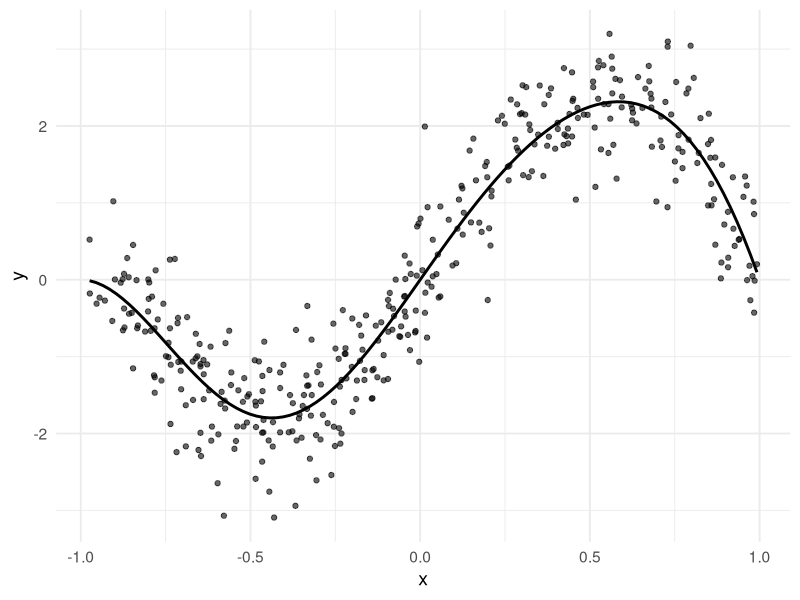
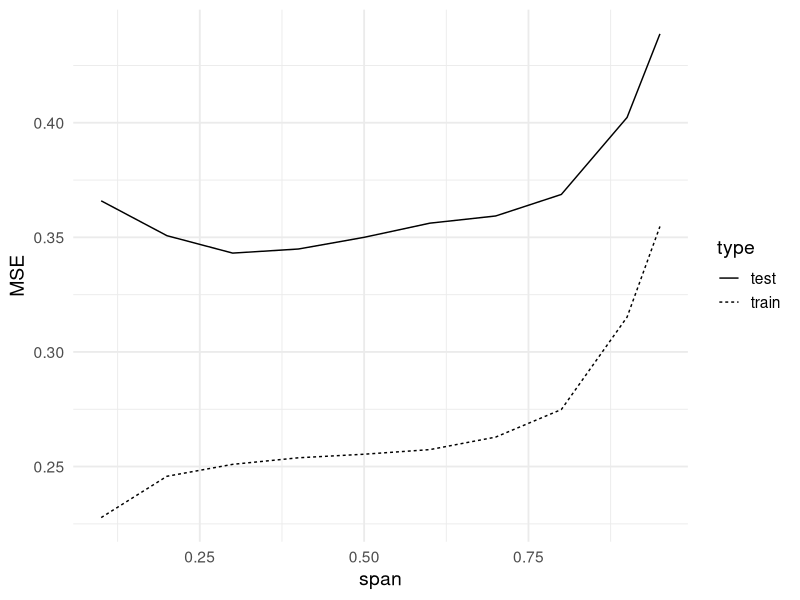
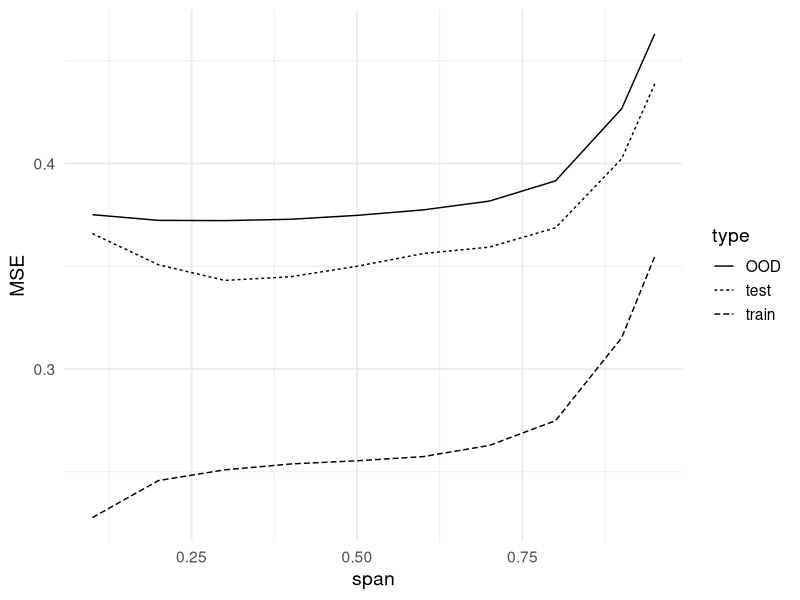
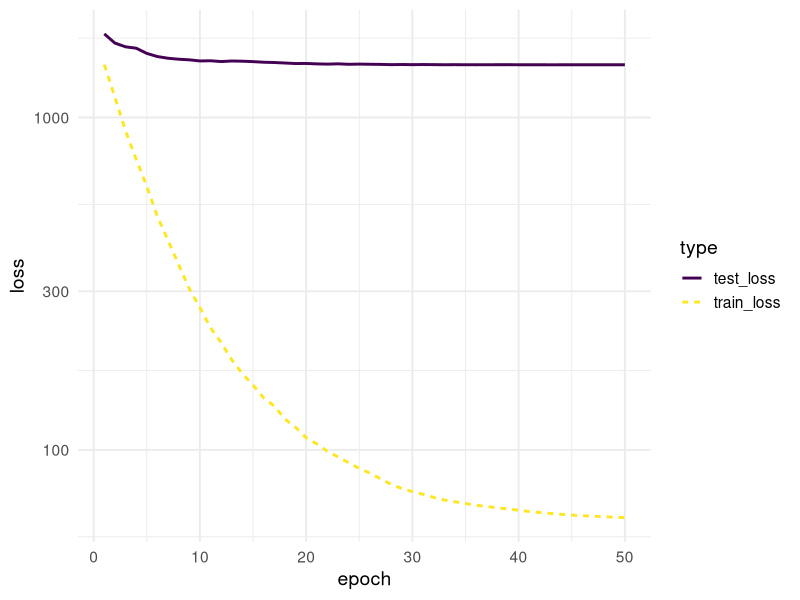
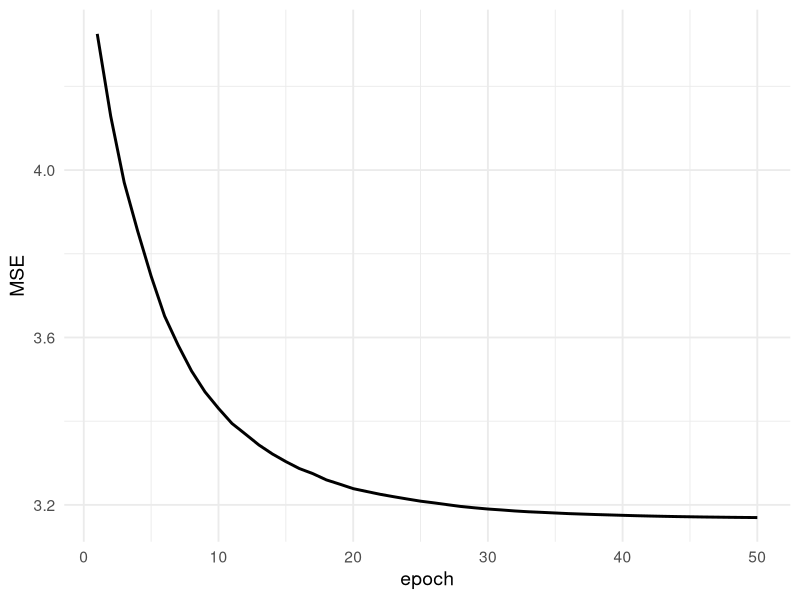
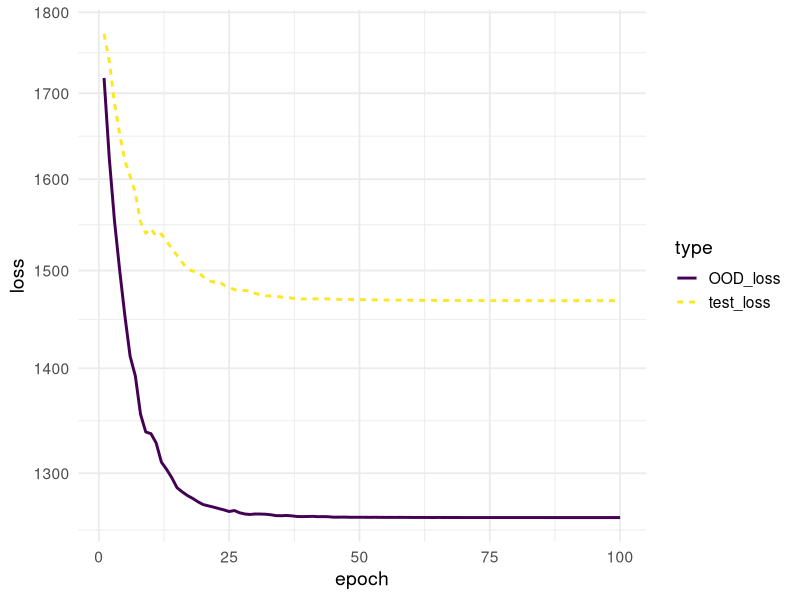

Write the R code that produced these figures, in order.
## ---- chunk 1
knitr::opts_chunk$set(echo = TRUE)
library(tidyverse)
library(broom)
theme_set(theme_minimal(base_size = 14))
## ---- chunk 2
# e.g.
set.seed(1) # remove/change
f <- function(x) 2 * (x^3  + 1) * sin(pi * x)
n <- 400
noise_variance <- 0.5^2
data_full <- data.frame(
  x = runif(n, min = -1, max = 1)
) |>
  mutate(
    true_CEF = f(x),
    y = true_CEF + rnorm(n, sd = sqrt(noise_variance))
  )
ggplot(data_full, aes(x,y)) + 
  geom_point(alpha = .6) +
  stat_function(fun = f, size = 1)
## ---- chunk 3
prop_train <- 8/10
n <- nrow(data_full)
train <- sample(1:n, floor(prop_train*n), replace = FALSE)
test <- setdiff(1:n, train)
data_train <- data_full[train, ]
data_test <- data_full[test, ] |>
  filter(x <= max(data_train$x), x >= min(data_train$x))
c(nrow(data_train), nrow(data_test))
## ---- chunk 4
model1 <- loess(y ~ x, span = .9, data = data_train)
model2 <- loess(y ~ x, span = .7, data = data_train)
model3 <- loess(y ~ x, span = .5, data = data_train)
model4 <- loess(y ~ x, span = .3, data = data_train)
## ---- chunk 5
spans <- c(seq(from = .1, to = .9, by = .1), .95)
models <- map(spans, function(s) 
  loess(y ~ x, span = s, data = data_train)
)
## ---- chunk 6
MSE_train <- c(
  mean(residuals(model1)^2),
  mean(residuals(model2)^2),
  mean(residuals(model3)^2),
  mean(residuals(model4)^2))

MSE_test <- c(
  mean((predict(model1, newdata = data_test) - data_test$y)^2),
  mean((predict(model2, newdata = data_test) - data_test$y)^2),
  mean((predict(model3, newdata = data_test) - data_test$y)^2),
  mean((predict(model4, newdata = data_test) - data_test$y)^2)
)

MSEs <- cbind(MSE_train, MSE_test)
rownames(MSEs) <- c(.9, .7, .5, .3)
MSEs
## ---- chunk 7
all_MSEs <- map_dfr(models, function(m) {
  data.frame(train = mean(residuals(m)^2),
  test = mean((predict(m, newdata = data_test) - data_test$y)^2))
}) |>
  mutate(span = spans)
all_MSEs |>
  pivot_longer(!span, names_to = "type", values_to = "MSE") |>
  ggplot(aes(span, MSE, linetype = type)) + geom_line()
## ---- chunk 8
data_OOD <- data.frame(
    x = runif(n, min = -1, max = 1)
) |>
  mutate(
    true_CEF = f(x) ,#- .6 * sin(pi * x),
    y = true_CEF + rnorm(n, sd = 1.2 * sqrt(noise_variance))
  ) |>
  filter(x <= max(data_train$x), x >= min(data_train$x))
## ---- chunk 9
map_dfr(models, function(m) {
  data.frame(OOD = mean((predict(m, newdata = data_OOD) - data_OOD$y)^2))
}) |> 
  cbind(all_MSEs) |>
  pivot_longer(!span, names_to = "type", values_to = "MSE") |>
  ggplot(aes(span, MSE, linetype = type)) + geom_line()
## ---- chunk 10
set.seed(1) # comment/uncomment/change this
n <- 200
p <- 400
X <- matrix(rnorm(n*p), nrow = n)
beta <- rpois(p, lambda = 1.5)
SGD_starting_beta <- rnorm(p) # generate once
#beta <- sample(c(-1, 0, 0, 1), p, replace = TRUE)
sigma <- 2
y <- X %*% beta + rnorm(n, sd = sigma)
# sparsity level
sum(beta != 0)
## ---- chunk 11
prop_train <- 7/10
n <- nrow(X)
train <- sample(1:n, floor(prop_train*n), replace = FALSE)
test <- setdiff(1:n, train)
X_train <- X[train, ]
X_test <- X[test, ] 
y_train <- y[train]
y_test <- y[test] 
## ---- chunk 12
# Loss function
least_squares_loss <- function(x, y, beta) {
  residuals <- y - x %*% beta
  mean(residuals^2)
}
# Gradient of the loss function
least_squares_gradient <- function(x, y, beta) {
  residuals <- y - x %*% beta
  -2 * t(x) %*% residuals
}
# SGD setup
epochs <- 50 
batch_size <- 20 # for batch SGD
gamma <- 0.9
beta_hat <- SGD_starting_beta # generated once above
#beta_hat <- rnorm(p) # random start
num_batches <- ceiling(nrow(X_train)/batch_size)
steps <- epochs * num_batches
SGD_path <- data.frame(step = 1:steps,
                       epoch = numeric(steps),
                       gamma = numeric(steps),
                       train_loss = numeric(steps),
                       test_loss = numeric(steps),
                       MSE = numeric(steps),
                       beta_hat_norm = numeric(steps),
                       gradient_norm = numeric(steps))
# Main SGD loop
start_time <- Sys.time()
step <- 1
for (epoch in 1:epochs) {
  # Pass over sample in a random order each time
  shuffled_indices <- sample(1:nrow(X_train), nrow(X_train), replace = TRUE)
  
  for (batch in 1:num_batches) {
    batch_start <- 1 + batch_size * (batch - 1)
    batch_end <- min(batch_size * batch, nrow(X_train))
    batch_indices <- shuffled_indices[batch_start:batch_end]
   # Mini-batch
    X_batch <- X_train[batch_indices, , drop = FALSE]
    y_batch <- y_train[batch_indices]
    # Update beta_hat
   gradient_batch <- least_squares_gradient(X_batch, y_batch, beta_hat)
   gradient_norm <- sqrt(sum(gradient_batch^2))
   beta_hat <- beta_hat - gamma^epoch * gradient_batch / (1e-8 + gradient_norm)
   train_loss <- least_squares_loss(X_train, y_train, beta_hat)
   test_loss <- least_squares_loss(X_test, y_test, beta_hat)

  # Store algorithm path information
  SGD_path[step, ] <- c(step,
                        epoch,
                        gamma^epoch,
                        train_loss,
                        test_loss,
                        mean((beta_hat - beta)^2),
                        sqrt(sum(beta_hat^2)),
                        gradient_norm)
  step <- step + 1
  }
}

print(Sys.time() - start_time)
## ---- chunk 13
# This code assumes SGD_path has variables
# named train_loss and test_loss
SGD_path |>
  group_by(epoch) |>
  top_n(1, wt = step) |> #filter(epoch > 5, epoch < 50) |>
  select(epoch, train_loss, test_loss) |>
  pivot_longer(!epoch, names_to = "type", values_to = "loss") |>
  ggplot(aes(epoch, loss, color = type, linetype = type)) +
  geom_line(size = 1) + 
  scale_color_viridis_d() + scale_y_log10()
## ---- chunk 14
SGD_path |>
  group_by(epoch) |>
  top_n(1, wt = step) |>
  ggplot(aes(epoch, MSE)) +
  geom_line(size = 1)
## ---- chunk 15
# Can also change dist. of X
X_OOD <- matrix(rnorm(n*p, sd = 1), nrow = n)
#beta_OOD <- beta
beta_OOD <- beta + rnorm(p, sd = .1)
# Set small coefficients to zero
#beta_OOD[which(abs(beta) <= 1)] <- 0
# Make some small coefficients larger
#beta_OOD[which(abs(beta) <= 1)] <- 2 * beta_OOD[which(abs(beta) <= 1)]
# noise sd reduced
y_OOD <- X_OOD %*% beta_OOD + rnorm(n, sd = 1.0 * sigma)
## ---- chunk 16
epochs <- 100
beta_hat <- SGD_starting_beta # generated once above
steps <- epochs * num_batches
SGD_path <- data.frame(step = 1:steps,
                       epoch = numeric(steps),
                       gamma = numeric(steps),
                       train_loss = numeric(steps),
                       test_loss = numeric(steps),
                       OOD_loss = numeric(steps),
                       MSE = numeric(steps),
                       beta_hat_norm = numeric(steps),
                       gradient_norm = numeric(steps))
# Main SGD loop
start_time <- Sys.time()
step <- 1
for (epoch in 1:epochs) {
  # Pass over sample in a random order each time
  shuffled_indices <- sample(1:nrow(X_train), nrow(X_train), replace = TRUE)
  
  for (batch in 1:num_batches) {
    batch_start <- 1 + batch_size * (batch - 1)
    batch_end <- min(batch_size * batch, nrow(X_train))
    batch_indices <- shuffled_indices[batch_start:batch_end]
   # Mini-batch
    X_batch <- X_train[batch_indices, , drop = FALSE]
    y_batch <- y_train[batch_indices]
    # Update beta_hat
   gradient_batch <- least_squares_gradient(X_batch, y_batch, beta_hat)
   gradient_norm <- sqrt(sum(gradient_batch^2))
   beta_hat <- beta_hat - gamma^epoch * gradient_batch / (1e-8 + gradient_norm)
   train_loss <- least_squares_loss(X_train, y_train, beta_hat)
   test_loss <- least_squares_loss(X_test, y_test, beta_hat)
   OOD_loss <- least_squares_loss(X_OOD, y_OOD, beta_hat)

  # Store algorithm path information
  SGD_path[step, ] <- c(step,
                        epoch,
                        gamma^epoch,
                        train_loss,
                        test_loss,
                        OOD_loss,
                        mean((beta_hat - beta)^2),
                        sqrt(sum(beta_hat^2)),
                        gradient_norm)
  step <- step + 1
  }
}

print(Sys.time() - start_time)
## ---- chunk 17
SGD_path |>
  group_by(epoch) |>
  top_n(1, wt = step) |> #filter(epoch > 5, epoch < 50) |>
  select(epoch, test_loss, OOD_loss) |> #, train_loss) |>
  pivot_longer(!epoch, names_to = "type", values_to = "loss") |>
  ggplot(aes(epoch, loss, color = type, linetype = type)) +
  geom_line(size = 1) + 
  scale_color_viridis_d() + scale_y_log10()
